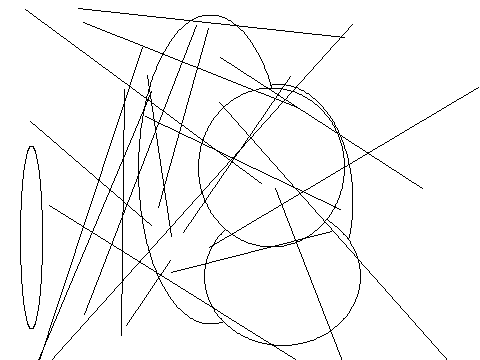

This figure's Python source:
from PIL import Image, ImageDraw
image1 = Image.new('RGB', (480, 360), '#ffffff')
draw = ImageDraw.Draw(image1)
c=[341,30,139,338]
draw.ellipse(c,'#ffffff','#000000')
c=[367,456,264,83]
draw.ellipse(c,'#ffffff','#000000')
c=[174,178,184,303]
draw.ellipse(c,'#ffffff','#000000')
c=[416,360,46,246]
draw.ellipse(c,'#ffffff','#000000')
c=[164,323,198,263]
draw.ellipse(c,'#ffffff','#000000')
c=[358,276,109,120]
draw.ellipse(c,'#ffffff','#000000')
c=[442,418,272,265]
draw.ellipse(c,'#ffffff','#000000')
c=[206,84,353,318]
draw.ellipse(c,'#ffffff','#000000')
c=[427,131,6,217]
draw.ellipse(c,'#ffffff','#000000')
c=[180,209,30,142]
draw.ellipse(c,'#ffffff','#000000')
c=[436,459,222,140]
draw.ellipse(c,'#ffffff','#000000')
c=[410,422,325,104]
draw.ellipse(c,'#ffffff','#000000')
c=[320,159,68,8]
draw.ellipse(c,'#ffffff','#000000')
c=[138,15,282,324]
draw.ellipse(c,'#ffffff','#000000')
c=[125,39,125,67]
draw.ellipse(c,'#ffffff','#000000')
c=[75,402,57,160]
draw.ellipse(c,'#ffffff','#000000')
c=[20,146,42,329]
draw.ellipse(c,'#ffffff','#000000')
c=[204,207,360,345]
draw.ellipse(c,'#ffffff','#000000')
c=[318,91,117,119]
draw.ellipse(c,'#ffffff','#000000')
c=[198,88,344,247]
draw.ellipse(c,'#ffffff','#000000')
l=[147,75,171,236]
draw.line(l,'#000000')
l=[196,25,84,314]
draw.line(l,'#000000')
l=[261,183,25,9]
draw.line(l,'#000000')
l=[11,424,151,91]
draw.line(l,'#000000')
l=[290,76,183,232]
draw.line(l,'#000000')
l=[208,28,158,207]
draw.line(l,'#000000')
l=[171,272,331,231]
draw.line(l,'#000000')
l=[383,414,49,205]
draw.line(l,'#000000')
l=[83,22,297,107]
draw.line(l,'#000000')
l=[32,381,352,24]
draw.line(l,'#000000')
l=[35,372,142,47]
draw.line(l,'#000000')
l=[151,225,30,121]
draw.line(l,'#000000')
l=[478,87,209,247]
draw.line(l,'#000000')
l=[422,188,220,57]
draw.line(l,'#000000')
l=[450,363,219,102]
draw.line(l,'#000000')
l=[145,116,340,209]
draw.line(l,'#000000')
l=[78,8,344,37]
draw.line(l,'#000000')
l=[124,89,121,335]
draw.line(l,'#000000')
l=[365,420,275,188]
draw.line(l,'#000000')
l=[126,325,170,260]
draw.line(l,'#000000')
image1.save('Artist10.png')